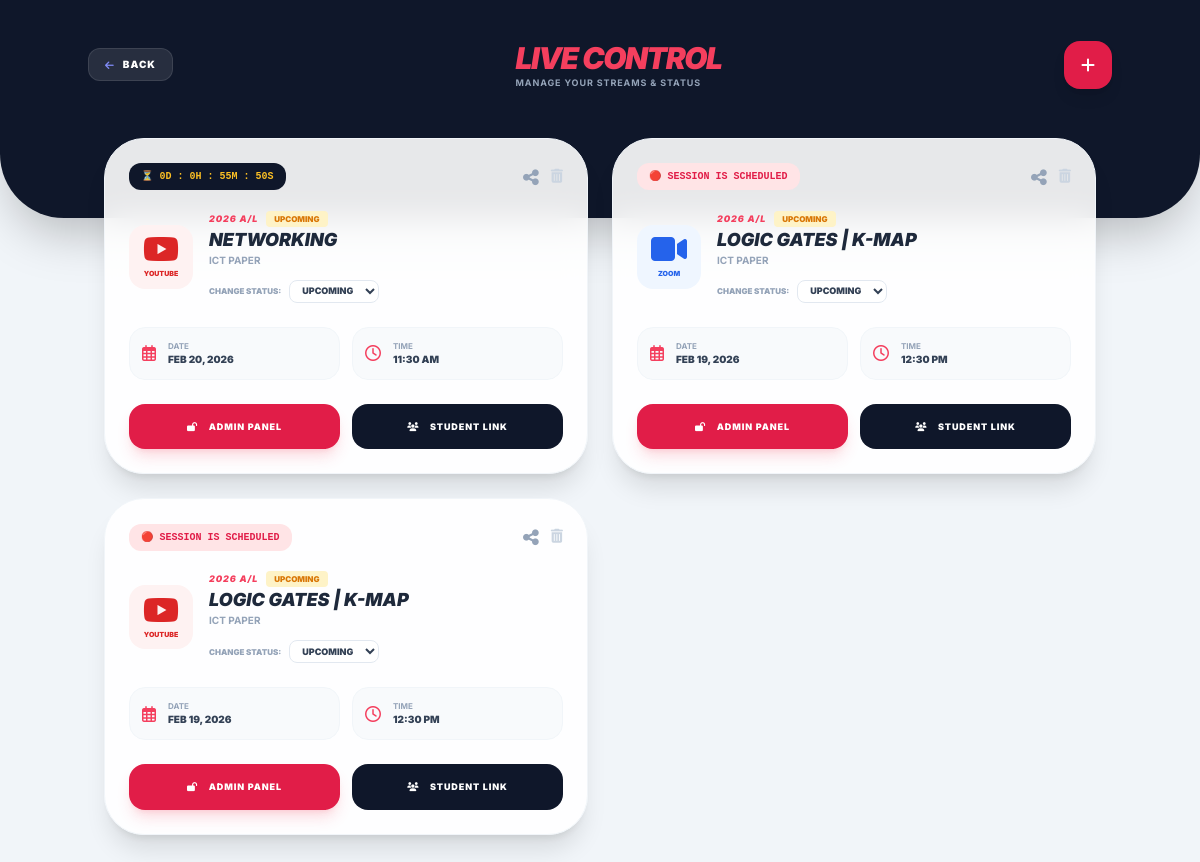
The app's page /live_classes.php (signed in) with its own data.
### tables this page shows
CREATE TABLE `live_classes` (
  `id` int(11) NOT NULL,
  `teacher_id` int(11) NOT NULL,
  `class_id` int(11) NOT NULL,
  `topic` varchar(255) NOT NULL,
  `admin_link` text DEFAULT NULL,
  `live_date` date NOT NULL,
  `live_time` time NOT NULL,
  `meeting_link` text NOT NULL,
  `media` varchar(50) DEFAULT NULL,
  `status` enum('Upcoming','Live','Ended') DEFAULT 'Upcoming',
  `created_at` timestamp NOT NULL DEFAULT current_timestamp()
);

CREATE TABLE `classes` (
  `class_id` int(11) NOT NULL,
  `teacher_id` int(11) NOT NULL,
  `exam_year` varchar(10) DEFAULT NULL,
  `stream` enum('O/L','A/L') DEFAULT NULL,
  `subject` varchar(100) DEFAULT NULL,
  `class_fee` decimal(10,2) DEFAULT 0.00,
  `fee_type` enum('day','monthly') DEFAULT 'monthly'
);

### live_classes.php (the view, shortened to what this page needs)
<?php
include 'config.php';
$teacher_id = $_SESSION['user_id'];
$sql = "SELECT l.*, c.subject, c.exam_year, c.stream
        FROM live_classes l
        JOIN classes c ON l.class_id = c.class_id
        WHERE l.teacher_id = '$teacher_id'";
$sql .= " ORDER BY l.live_date DESC, l.live_time DESC";
$result = $conn->query($sql);
?>
<!DOCTYPE html>
<html lang="en">
<head>
    <script src="https://cdn.tailwindcss.com"></script>
    <link rel="stylesheet" href="https://cdnjs.cloudflare.com/ajax/libs/font-awesome/6.4.0/css/all.min.css">
</head>
<body class="pb-28">
    <div class="bg-slate-900 text-white pb-32 pt-10 px-6 rounded-b-[4rem] shadow-2xl relative">
        <div class="max-w-5xl mx-auto flex justify-between items-center">
            <a href="admin_page.php" class="bg-white/10 hover:bg-white/20 px-4 py-2 rounded-xl border border-white/10 text-[10px] font-black uppercase tracking-widest flex items-center gap-2 transition-all">
                <i class="fas fa-arrow-left text-indigo-400"></i> Back
            </a>
            <div>
                <h1 class="text-3xl font-black italic tracking-tighter uppercase text-rose-500">Live Control</h1>
                <p class="text-slate-400 text-[9px] font-bold uppercase tracking-widest">Manage your streams & status</p>
            </div>
            <a href="create_live.php" class="h-12 w-12 bg-rose-600 rounded-2xl flex items-center justify-center shadow-lg hover:scale-110 transition-all">
                <i class="fas fa-plus text-white"></i>
            </a>
        </div>
    </div>
    <main class="max-w-5xl mx-auto px-4 -mt-20">
        <div class="grid grid-cols-1 md:grid-cols-2 gap-6">
            <?php if($result && $result->num_rows > 0): ?>
                <?php while($row = $result->fetch_assoc()):
                    $target_dt = $row['live_date'] . ' ' . $row['live_time'];
                    $db_status = $row['status'];
                ?>
                    <div class="glass-card p-6 shadow-xl border border-slate-100">
                        <div class="flex justify-between items-center mb-5">
                            <div class="countdown-display px-3 py-1.5 bg-slate-900 text-amber-400 rounded-xl text-[10px] font-black countdown-text" data-time="<?= $target_dt ?>">
                            </div>
                            <div class="flex gap-3">
                                <button onclick="shareLink('<?= addslashes($row['topic']) ?>', '<?= $row['meeting_link'] ?>')" class="text-slate-400 hover:text-indigo-600 transition-all">
                                    <i class="fas fa-share-nodes text-lg"></i>
                                </button>
                                <a href="delete_live.php?id=<?= $row['id'] ?>" onclick="return confirm('Delete this class?')" class="text-slate-300 hover:text-rose-500">
                                    <i class="fas fa-trash-alt text-sm"></i>
                                </a>
                            </div>
                        </div>
                        <div class="flex items-center gap-4 mb-6">
                            <div class="w-16 h-16 rounded-2xl flex flex-col items-center justify-center
                                <?php
                                    if($row['media'] == 'Zoom') echo 'bg-blue-50 text-blue-600';
                                    elseif($row['media'] == 'YouTube') echo 'bg-red-50 text-red-600';
                                    else echo 'bg-slate-100 text-slate-500';
                                ?>">
                                <i class="fa-2x <?php
                                    if($row['media'] == 'Zoom') echo 'fas fa-video';
                                    elseif($row['media'] == 'YouTube') echo 'fab fa-youtube';
                                    else echo 'fas fa-link';
                                ?>"></i>
                                <span class="text-[7px] font-black uppercase mt-1"><?= $row['media'] ?></span>
                            </div>
                            <div class="flex-1">
                                <div class="flex items-center gap-2">
                                    <span class="text-[9px] font-black text-rose-500 uppercase tracking-widest italic"><?= $row['exam_year'] ?> <?= $row['stream'] ?></span>
                                    <?php if($db_status == 'Live'): ?>
                                        <span class="px-2 py-0.5 bg-emerald-100 text-emerald-600 text-[8px] font-black rounded uppercase live-pulse">Live</span>
                                    <?php elseif($db_status == 'Ended'): ?>
                                        <span class="px-2 py-0.5 bg-slate-200 text-slate-500 text-[8px] font-black rounded uppercase">Ended</span>
                                    <?php else: ?>
                                        <span class="px-2 py-0.5 bg-amber-100 text-amber-600 text-[8px] font-black rounded uppercase">Upcoming</span>
                                    <?php endif; ?>
                                </div>
                                <h3 class="text-lg font-black text-slate-800 uppercase italic leading-none my-1"><?= $row['topic'] ?></h3>
                                <p class="text-[10px] font-bold text-slate-400 uppercase"><?= $row['subject'] ?></p>
                                <form method="POST" action="" class="mt-3">
                                    <div class="flex items-center gap-2">
                                        <label class="text-[8px] font-black text-slate-400 uppercase">Change Status:</label>
                                        <select name="status" onchange="this.form.submit()" class="text-[9px] font-black uppercase bg-white border border-slate-200 text-slate-700 rounded-lg px-2 py-1 outline-none focus:ring-2 focus:ring-rose-500 transition-all cursor-pointer">
                                            <option value="Upcoming" <?= ($db_status == 'Upcoming') ? 'selected' : '' ?>>Upcoming</option>
                                        </select>
                                    </div>
                                </form>
                            </div>
                        </div>
                        <div class="grid grid-cols-2 gap-3 mb-6">
                            <div class="flex items-center gap-3 p-3 bg-slate-50 rounded-2xl border border-slate-100">
                                <i class="far fa-calendar-alt text-rose-500"></i>
                                <div class="flex flex-col">
                                    <span class="text-[8px] text-slate-400 font-bold uppercase">Date</span>
                                    <span class="text-[10px] font-black text-slate-700 uppercase"><?= date('M d, Y', strtotime($row['live_date'])) ?></span>
                                </div>
                            </div>
                            <div class="flex items-center gap-3 p-3 bg-slate-50 rounded-2xl border border-slate-100">
                                <i class="far fa-clock text-rose-500"></i>
                                <div class="flex flex-col">
                                    <span class="text-[8px] text-slate-400 font-bold uppercase">Time</span>
                                    <span class="text-[10px] font-black text-slate-700 uppercase"><?= date('h:i A', strtotime($row['live_time'])) ?></span>
                                </div>
                            </div>
                        </div>
                        <div class="grid grid-cols-2 gap-3">
                            <a href="<?= $row['admin_link'] ?>" target="_blank" class="bg-rose-600 text-white py-4 rounded-2xl font-black text-[9px] uppercase tracking-widest text-center shadow-lg shadow-rose-500/20 hover:bg-rose-700 transition-all">
                                <i class="fas fa-lock-open mr-2"></i> Admin Panel
                            </a>
                            <a href="<?= $row['meeting_link'] ?>" target="_blank" class="bg-slate-900 text-white py-4 rounded-2xl font-black text-[9px] uppercase tracking-widest text-center hover:bg-black transition-all">
                                <i class="fas fa-users mr-2"></i> Student Link
                            </a>
                        </div>
                    </div>
                <?php endwhile; ?>
            <?php endif; ?>
        </div>
    </main>
</body>
</html>

### live_classes.php (style rules this page uses)
body { font-family: 'Inter', sans-serif; background: #f1f5f9; }
.glass-card { background: rgba(255, 255, 255, 0.9); backdrop-filter: blur(15px); border-radius: 2.5rem; border: 1px solid white; }
.countdown-text { font-family: 'Courier New', Courier, monospace; }

### records on screen
live_classes: media "YOUTUBE", class.exam_year "2026", class.stream "A/L", shows "UPCOMING", topic "NETWORKING", class.subject "ICT PAPER", status "Upcoming", live_date "FEB 20, 2026", live_time "11:30 AM"
live_classes: media "ZOOM", class.exam_year "2026", class.stream "A/L", shows "UPCOMING", topic "LOGIC GATES | K-MAP", class.subject "ICT PAPER", status "Upcoming", live_date "FEB 19, 2026", live_time "12:30 PM"
live_classes: media "YOUTUBE", class.exam_year "2026", class.stream "A/L", shows "UPCOMING", topic "LOGIC GATES | K-MAP", class.subject "ICT PAPER", status "Upcoming", live_date "FEB 19, 2026", live_time "12:30 PM"
